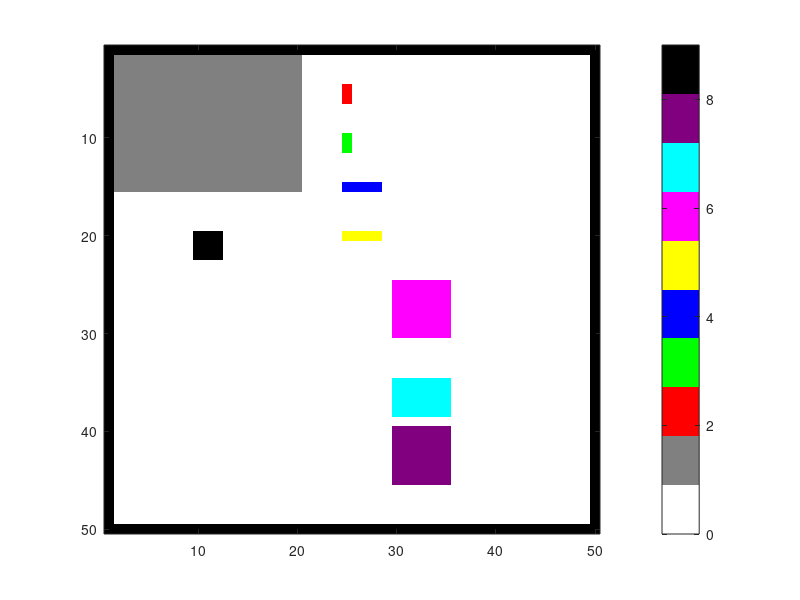

Write MATLAB code to recreate this figure. (Note: this script raises an error after producing the figure.)
%% 基于项目布局的MATLAB地图建模
% 图例对应区域编码：
% 0: 自由通道
% 1: 托架（共300个，排列成网格）
% 2: 托架式AGV充电桩
% 3: 叉车式AGV充电桩
% 4: 托架式AGV车库
% 5: 叉车式AGV车库
% 6: 相关配件仓库储存区域
% 7: 所需相关配件工位
% 8: 维修线
% 9: 障碍物（墙壁等不可通行区域）

clear; clc; close all;

%% 地图尺寸设定（根据托架数量和其他区域估算）
% 假设托架按15行×20列排列，共300个
rows = 50;   % 总行数
cols = 50;   % 总列数
map = zeros(rows, cols); % 初始化为自由通道

%% 1. 布置托架区域（编号1）
% 托架占据地图左上部分，每行20个，共15行
tray_rows = 15;
tray_cols = 20;
for i = 1:tray_rows
    for j = 1:tray_cols
        map(i, j) = 1;   % 托架位置
    end
end

%% 2. 布置充电桩、车库等其他设施（示例位置）
% 托架式AGV充电桩（2）放在托架区域右侧
map(5, 25) = 2;
map(6, 25) = 2;

% 叉车式AGV充电桩（3）
map(10, 25) = 3;
map(11, 25) = 3;

% 托架式AGV车库（4）
map(15, 25:28) = 4;

% 叉车式AGV车库（5）
map(20, 25:28) = 5;

% 相关配件仓库储存区域（6）
map(25:30, 30:35) = 6;

% 所需相关配件工位（7）
map(35:38, 30:35) = 7;

% 维修线（8）
map(40:45, 30:35) = 8;

% 障碍物（9）：例如墙壁边界或不可通行区域
map(1, :) = 9;          % 上边界
map(end, :) = 9;        % 下边界
map(:, 1) = 9;          % 左边界
map(:, end) = 9;        % 右边界
% 添加一些内部障碍（示例）
map(20:22, 10:12) = 9;

%% 3. 确保起点和终点可通行（示例，实际可根据需要设置）
% 通常AGV路径规划中起点和终点应为自由通道或托架等可通行区域
% 这里不设具体起点终点，仅展示地图

%% 4. 可视化地图
figure('Name', '项目布局地图', 'NumberTitle', 'off', 'Position', [100 100 800 600]);
imagesc(map);
colormap(gca, [1 1 1;      % 0 自由通道 - 白色
               0.5 0.5 0.5; % 1 托架 - 灰色
               1 0 0;       % 2 托架式AGV充电桩 - 红色
               0 1 0;       % 3 叉车式AGV充电桩 - 绿色
               0 0 1;       % 4 托架式AGV车库 - 蓝色
               1 1 0;       % 5 叉车式AGV车库 - 黄色
               1 0 1;       % 6 仓库 - 品红
               0 1 1;       % 7 工位 - 青色
               0.5 0 0.5;   % 8 维修线 - 紫色
               0 0 0]);     % 9 障碍物 - 黑色
colorbar('Ticks', 0:9, 'TickLabels', {'自由通道', '托架', '托架充电桩', '叉车充电桩', ...
                                      '托架车库', '叉车库', '仓库', '工位', '维修线', '障碍'});
axis equal tight;
title('项目布局栅格地图');

% 添加栅格线（可选）
ax = gca;
ax.XTick = 0.5:1:cols+0.5;
ax.YTick = 0.5:1:rows+0.5;
ax.XTickLabel = [];
ax.YTickLabel = [];
grid on;
ax.GridColor = [0.5 0.5 0.5];
ax.GridAlpha = 0.3;
